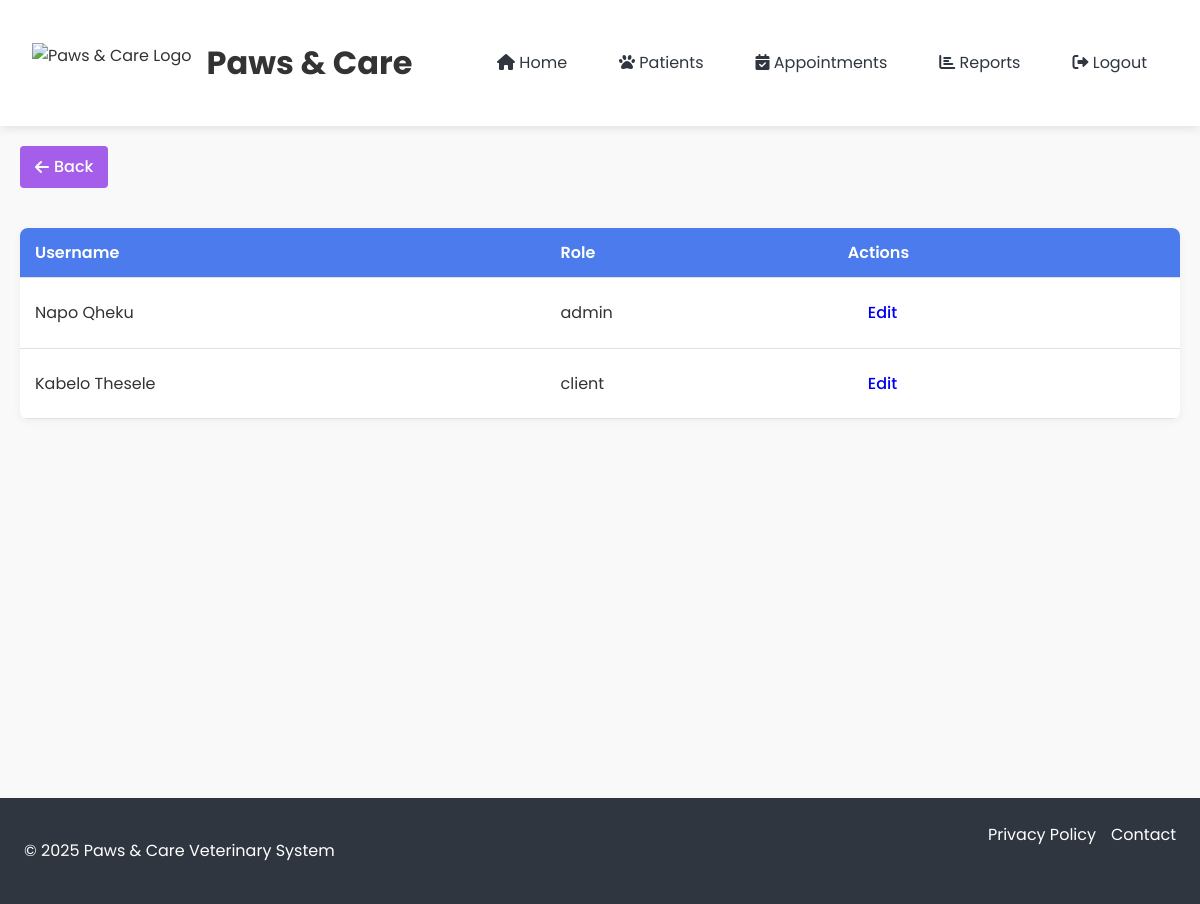
Page /admin/manage_users.php (signed in) on the committed database.
### tables this page shows
CREATE TABLE `Users` (
  `user_id` int NOT NULL AUTO_INCREMENT,
  `username` varchar(50) NOT NULL,
  `password` varchar(255) NOT NULL,
  `email` varchar(100) NOT NULL,
  `role` enum('admin','vet','staff','client') NOT NULL,
  `owner_id` int DEFAULT NULL,
  `created_at` timestamp NULL DEFAULT CURRENT_TIMESTAMP,
  PRIMARY KEY (`user_id`),
  UNIQUE KEY `username` (`username`),
  UNIQUE KEY `email` (`email`),
  KEY `owner_id` (`owner_id`),
  CONSTRAINT `Users_ibfk_1` FOREIGN KEY (`owner_id`) REFERENCES `Owners` (`Owner_ID`) ON DELETE CASCADE
);

### admin/manage_users.php (the view, shortened to what this page needs)
<?php
require_once '../includes/auth_check.php';
require_once '../includes/header.php';
$users = $pdo->query("SELECT * FROM Users ORDER BY role")->fetchAll();
?>
<table>
  <thead>
    <tr>
      <th>Username</th>
      <th>Role</th>
      <th>Actions</th>
    </tr>
  </thead>
  <tbody>
    <?php foreach ($users as $user): ?>
      <tr>
        <td><?= htmlspecialchars($user['username']) ?></td>
        <td><?= $user['role'] ?></td>
        <td>
          <a href="edit_user.php?id=<?= $user['user_id'] ?>" class="btn btn-edit">
            Edit
          </a>
        </td>
      </tr>
    <?php endforeach; ?>
  </tbody>
</table>
<?php require_once '../includes/footer.php'; ?>

### assets/css/style.css (style rules this page uses)
:root { --primary: #4b7bec; --secondary: #a55eea; --light: #f5f6fa; --dark: #2f3640; --success: #20bf6b; --warning: #fa8231; --danger: #eb3b5a; }
body { font-family: 'Poppins', sans-serif; margin: 0; padding: 0; background-color: #f9f9f9; color: #333; line-height: 1.6; }
table { width: 100%; border-collapse: collapse; margin: 20px 0; box-shadow: 0 2px 10px rgba(0,0,0,0.05); background: white; border-radius: 8px; overflow: hidden; }
th, td { padding: 12px 15px; text-align: left; border-bottom: 1px solid #e0e0e0; }
th { background-color: var(--primary); color: white; font-weight: 600; }
.btn { display: inline-block; padding: 10px 20px; border-radius: 4px; text-decoration: none; font-weight: 500; cursor: pointer; transition: all 0.3s; border: none; }

### rows in the picture
users: username "Napo Qheku", role "admin"
users: username "Kabelo Thesele", role "client"
